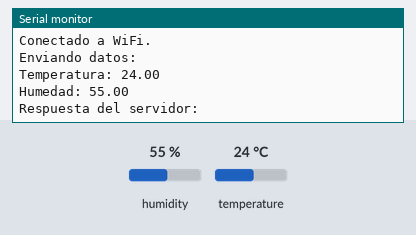
The sketch below on a simulated ESP32. Shown: the last lines printed to the serial monitor. Inputs (shaded band) come from the test bench; at power-on: humidity 55 %, temperature 24 °C. WiFi joins after 1.5 s; servers stay silent unless stated; uploads are accepted with an empty reply.

Above: at 3.2 s.
3.3 s: humidity set to 22 %
10.9 s: temperature set to 12 °C
At 12.41 s:
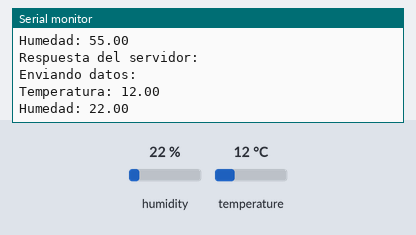
18.5 s: humidity set to 40 %
At 23.2 s:
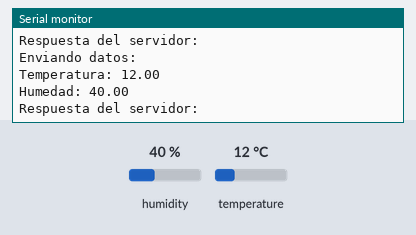

Measured:
- after the input at 10.9 s, the serial monitor: prints a new line after 1.3 s (image 1)
- after the input at 18.5 s, the serial monitor: prints a new line after 4.0 s (image 2)

The sketch:

CodigoProyecto.ino
```cpp
#include <WiFi.h>
#include <HTTPClient.h>
#include <DHT.h>

#define DHTPIN 4
#define DHTTYPE DHT11

DHT dht(DHTPIN, DHTTYPE);

const char* ssid = "Tec-IoT";
const char* password = "spotless.magnetic.bridge";

void setup() {
  Serial.begin(115200);
  dht.begin();

  WiFi.begin(ssid, password);
  while (WiFi.status() != WL_CONNECTED) {
    delay(1000);
    Serial.println("Conectando a WiFi...");
  }
  Serial.println("Conectado a WiFi.");
}

void loop() {
  float h = dht.readHumidity();
  float t = dht.readTemperature();

  if (isnan(h) || isnan(t)) {
    Serial.println("Error leyendo el sensor DHT!");
    return;
  }

  Serial.println("Enviando datos:");
  Serial.println("Temperatura: " + String(t));
  Serial.println("Humedad: " + String(h));

  if (WiFi.status() == WL_CONNECTED) {
    HTTPClient http;
    String serverPath = "http://10.25.81.43/IOT/sensor_datos.php?temperatura=" + String(t) + "&humedad=" + String(h);
    http.begin(serverPath);

    int httpResponseCode = http.GET();
    if (httpResponseCode > 0) {
      String response = http.getString();
      Serial.println("Respuesta del servidor: " + response);
    } else {
      Serial.println("Error en la solicitud.");
    }
    http.end();
  } else {
    Serial.println("WiFi desconectado.");
  }

  delay(10000); // Enviar datos cada 5 segundos
}
```
